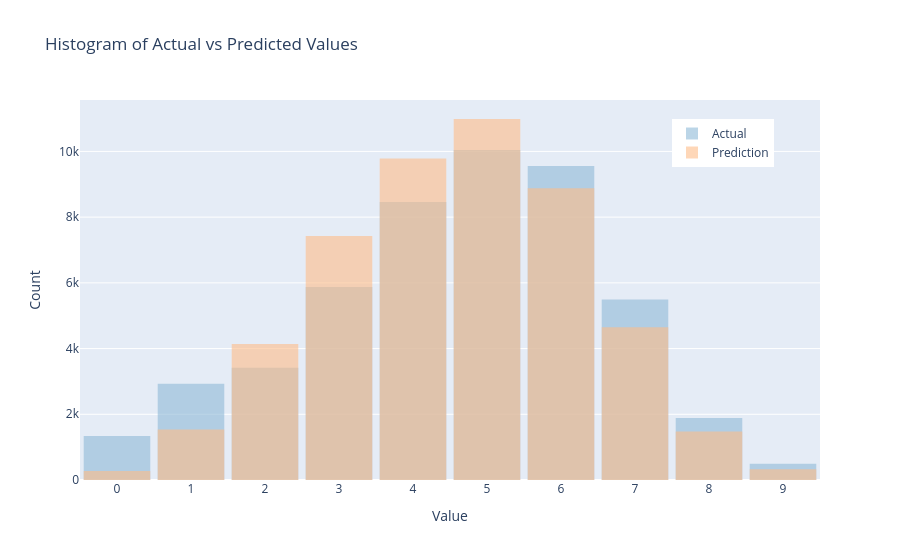

Write notebook code for a chart like this one.
### Code cell
plot_hist_plotly(results_test['actual'], results_test['prediction'])

### Figure 1 — Plotly figure (JSON) as saved in the notebook; plotly's stock layout.template omitted (floating-point values rounded to 4 significant figures; data arrays with more than 128 entries replaced by an {"elided": "..."} marker saying what was removed)
{"data": [{"marker": {"color": "#8fbad8"}, "name": "Actual", "opacity": 0.6, "type": "histogram", "x": {"elided": "49484 int values"}, "xbins": {"end": 9.5, "size": 1, "start": -0.5}}, {"marker": {"color": "#febd89"}, "name": "Prediction", "opacity": 0.6, "type": "histogram", "x": {"elided": "49484 int values"}, "xbins": {"end": 9.5, "size": 1, "start": -0.5}}], "layout": {"bargap": 0.1, "barmode": "overlay", "legend": {"x": 0.8, "y": 0.95}, "title": {"text": "Histogram of Actual vs Predicted Values<br>"}, "xaxis": {"dtick": 1, "tick0": 0, "tickmode": "linear", "title": {"text": "Value"}}, "yaxis": {"title": {"text": "Count"}}}}
